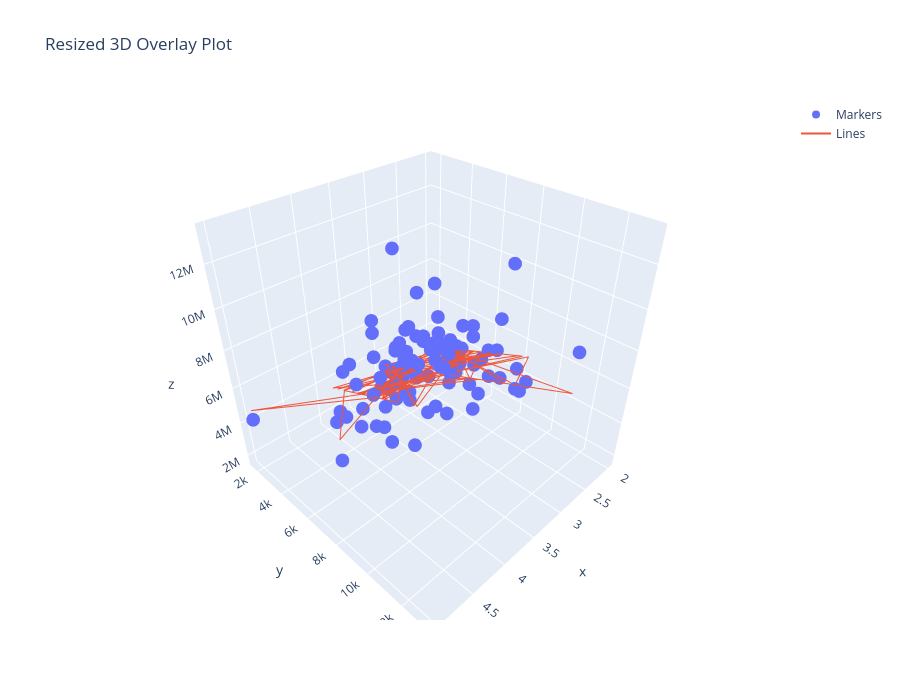

The code cell stored with this chart in its notebook:
### Markdown cell above
Step 6:	Plot the regression plane in 3D (Size, Bedrooms vs. Price)

### Code cell
import plotly.graph_objects as go
fig = go.Figure()

# Add scatter trace
fig.add_trace(go.Scatter3d(x=xtest["bedrooms"],y=xtest["area"],z=ytest, mode='markers', name='Markers'))

# Add line trace
fig.add_trace(go.Scatter3d(x=xtest["bedrooms"],y=xtest["area"],z=ypred, mode='lines', name='Lines'))

fig.update_layout(
    width=900,
    height=700,
    title="Resized 3D Overlay Plot"
)

fig.show()
